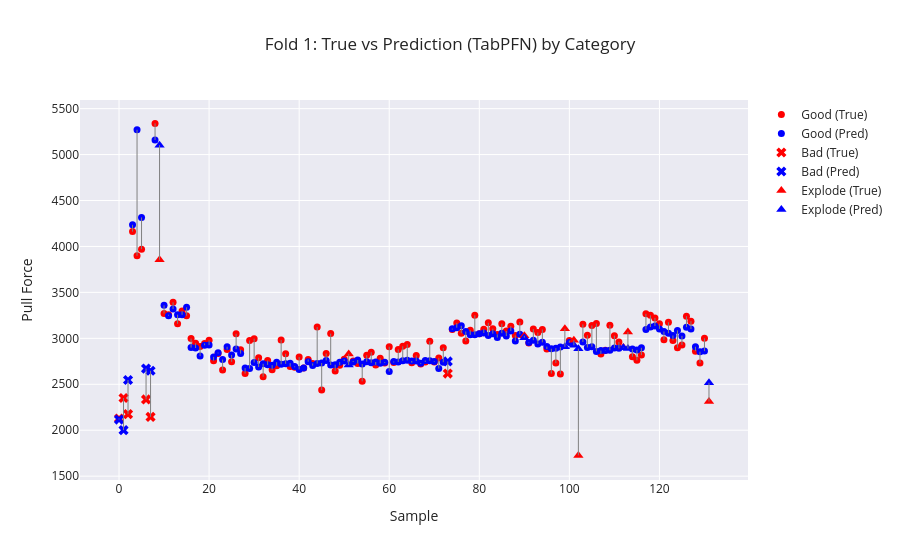
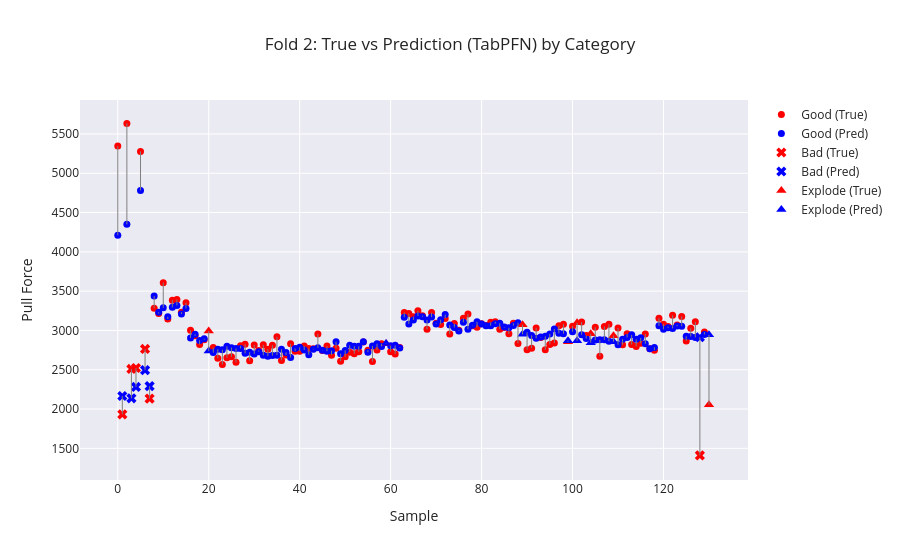
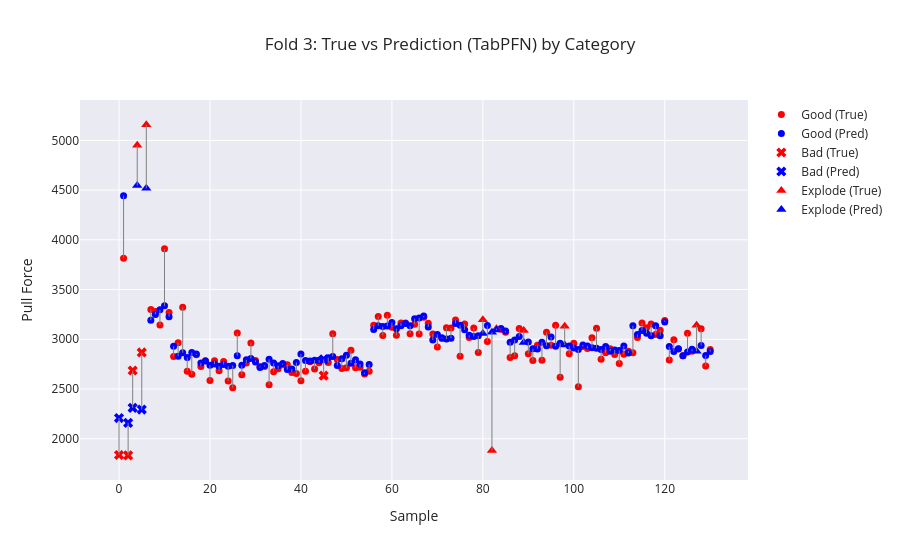

Here is the notebook cell these charts were saved with, in order:
### Markdown cell above
# Cross Validation

### Code cell
cross_df = pd.read_csv("data/train_dev_data.csv")
target_column_regression = "PullTest (N)" 

skf = StratifiedKFold(n_splits=3, shuffle=True, random_state=42)

mapping = {
    "Explode": "Pullout",
    "Good": "Pullout",
    "Bad": "Interfacial"
}

def apply_mapping(arr):
    return np.array([mapping[x] for x in arr])

#Metrics with and without physical inference
direct_mae, direct_rmse, direct_r2 = [], [], [] 
hybrid_mae, hybrid_rmse, hybrid_r2 = [], [], [] 

for fold, (train_index, val_index) in enumerate(skf.split(cross_df["Sample ID"], cross_df["Category"])):


    # Build fold-specific data
    train_df = cross_df.iloc[train_index].copy()
    val_df   = cross_df.iloc[val_index].copy()

    train_df["Category"] = apply_mapping(train_df["Category"])
    val_df["Category"] = apply_mapping(val_df["Category"])

    # Group targets by Sample ID (SAME as non‑CV pipeline)
    y_train_reg = train_df.groupby("Sample ID")["PullTest (N)"].first()
    y_val_reg   = val_df.groupby("Sample ID")["PullTest (N)"].first()

    # Build feature matrices at Sample ID level
    x_train = train_df.groupby("Sample ID").first()
    x_val   = val_df.groupby("Sample ID").first()

    x_tr_class, y_tr_class = get_features_and_target(x_train, target_column_class)
    x_val_class, y_val_class = get_features_and_target(x_val, target_column_class)

    x_tr_reg, y_tr_reg = get_features_and_target(x_train, target_column_regression)
    x_val_reg, y_val_reg = get_features_and_target(x_val, target_column_regression)

    # -----------------------------
    # XGBoost CLASSIFIER
    # -----------------------------
    if model_name_class == 'XGBoostClassifier':

        params = {
            "max_depth": 5,
            "learning_rate": 0.3,
            "n_estimators": 177,
            "tree_method": "hist",
            "eval_metric": "mlogloss"
        }

        # Encode labels → integers (required for XGBClassifier)
        le = LabelEncoder()
        y_val_class = le.fit_transform(y_val_class)
        y_tr_class = le.transform(y_tr_class)

        classifier = XGBClassifier(**params)
        classifier.fit(x_tr_class, y_tr_class)

        preds = classifier.predict(x_val_class)
        # Reverse LabelEncoder back to original class names
        preds = le.inverse_transform(preds)
        y_val_class = le.inverse_transform(y_val_class)

        predictions_class_train = classifier.predict(x_tr_class)
        predictions_class_dev   = classifier.predict(x_val_class)


    # -----------------------------
    # RANDOM FOREST CLASSIFIER
    # -----------------------------
    elif model_name_class == 'RandomForestClassifier':

        
        params = {
            'n_estimators': 27,
            'max_depth': 7,
            'min_samples_split': 5,
            'min_samples_leaf': 2,
            'max_features': 'log2',
        }

        classifier = RandomForestClassifier(**params)
        classifier.fit(x_tr_class, y_tr_class)

        preds = classifier.predict(x_val_class)

        predictions_class_train = classifier.predict(x_tr_class)
        predictions_class_dev   = classifier.predict(x_val_class)

    # -----------------------------
    # TABPFN CLASSIFIER
    # -----------------------------
    elif model_name_class == 'TabPFNClassifier':

        classifier = TabPFNClassifier()
        classifier.fit(x_tr_class, y_tr_class)

        preds = classifier.predict(x_val_class)

        predictions_class_train = classifier.predict(x_tr_class)
        predictions_class_dev   = classifier.predict(x_val_class)

    mis_idx = np.where(preds != y_val_class)[0]

    if len(mis_idx) > 0:
        mis_sample_ids = x_val_class.index[mis_idx]   # correct index space
        print("\nMisclassified rows:")
        print(cross_df[cross_df["Sample ID"].isin(mis_sample_ids)])


    # Plot classification results for this fold
    plot_visualizer_classification(
        y_true=y_val_class,
        y_pred=preds,
        class_labels=["Interfacial", "Pullout"],
        title=f"Fold {fold+1} — Confusion Matrix"
    )

    physics_train = compute_pullforces(x_tr_reg, y_tr_reg, predictions_class_train) 
    physics_val = compute_pullforces(x_val_reg, y_val_reg, predictions_class_dev)


    # Train TabPFN to predict the residual (physics - true)
    y_train_delta = physics_train - y_tr_reg


    if model_name_reg == 'TabPFN':

        regressor = TabPFNRegressor()
        regressor.fit(x_tr_reg, y_train_delta)

        # Predict delta on validation, then combine with physics_val
        delta_pred = regressor.predict(x_val_reg)
        final_pred_regression_dev_without_physics = physics_val - delta_pred

        # Use the final_pred for metrics and plotting
        predictions_regression_dev_without_physics = final_pred_regression_dev_without_physics


    elif model_name_reg == 'XGBoost':

        # Convert the data into DMatrix format
        dtrain = xgb.DMatrix(x_tr_reg, label=y_train)
        dtest = xgb.DMatrix(x_val_reg, label=y_val_reg)

        # Set the parameters for the XGBoost model
        params = {
            'objective': 'reg:squarederror',
            'max_depth': 1,
            'eta': 0.57,
            'eval_metric': 'rmse',
        }

        # Train the model
        num_boost_round = 13
        bst = xgb.train(params, dtrain, num_boost_round)
        preds = bst.predict(dtest)
        
        y_train_delta = physics_train - y_train_reg 
        final_pred_regression_dev_without_physics  = physics_val - preds


    # -----------------------------
    # RANDOM FOREST REGRESSOR (delta approach)
    # -----------------------------
    elif model_name_reg == 'RandomForest':

        # Ensure physics_train/physics_val already computed and aligned
        # Compute training residual (physics - true)
        y_train_delta = physics_train - y_tr_reg

        # Sanity checks
        assert len(x_tr_reg) == len(y_tr_reg) == len(physics_train)
        assert len(x_val_reg) == len(y_val_reg) == len(physics_val)

        params = {
            'n_estimators': 19,
            'max_depth': 5,
            'min_samples_split': 6,
            'min_samples_leaf': 3,
            'random_state': 42,
        }

        rf = RandomForestRegressor(**params)
        rf.fit(x_tr_reg, y_train_delta)                       # fit on delta
        delta_pred_val = rf.predict(x_val_reg)                # predict delta on val

        # Combine physics and learned correction (same sign as TabPFN pipeline)
        final_pred_regression_dev_without_physics = physics_val - delta_pred_val

        # Use the same variable name downstream
        predictions_regression_dev_without_physics = final_pred_regression_dev_without_physics

        print("x_tr_reg:", x_tr_reg.shape, "x_val_reg:", x_val_reg.shape)
        print("physics_train:", len(physics_train), "physics_val:", len(physics_val))
        print("y_tr_reg:", len(y_tr_reg), "y_train_delta will be:", len(physics_train - y_tr_reg))
        print("dtypes:", x_tr_reg.dtypes[:5])




    direct_mae.append(mean_absolute_error(y_val_reg, predictions_regression_dev_without_physics)) 
    direct_rmse.append(np.sqrt(mean_squared_error(y_val_reg, predictions_regression_dev_without_physics))) 
    direct_r2.append(r2_score(y_val_reg, predictions_regression_dev_without_physics))

    # Categories
    categories= cross_df.iloc[val_index]["Category"].values

    plot_visualizer(
        true_vals=y_val_reg,
        pred_vals=predictions_regression_dev_without_physics,
        categories=categories,
        title=f"Fold {fold+1}: True vs Prediction ({model_name_reg}) by Category"
    )


    print(f"\n=== Fold {fold+1} ===") 
    print(f"Direct:\n MAE={direct_mae[-1]:.2f},\n RMSE={direct_rmse[-1]:.2f},\n R²={direct_r2[-1]:.2f}\n")



print("\n=== FINAL CROSS‑VALIDATION RESULTS ===") 
print("\n--- Direct Model ---") 
print(f"mean MAE:  {np.mean(direct_mae):.2f} ± {np.std(direct_mae):.2f}")
print(f"mean RMSE: {np.mean(direct_rmse):.2f} ± {np.std(direct_rmse):.2f}")
print(f"mean R²:   {np.mean(direct_r2):.2f} ± {np.std(direct_r2):.2f}")
